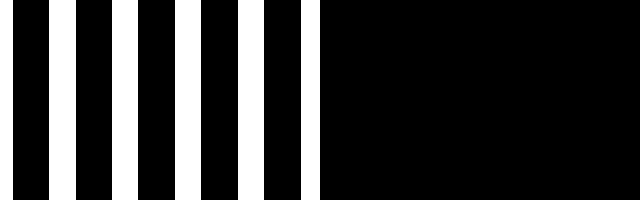
Frame 1 (no input)
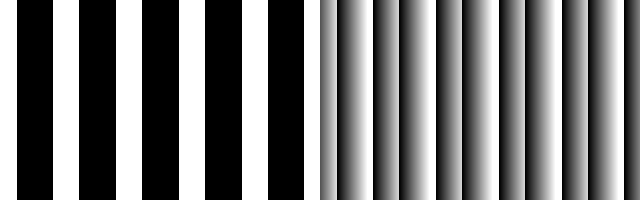
Frame 60 (the mouse pressed at the canvas centre just before this capture)
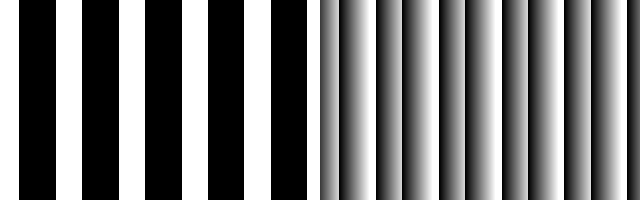
Frame 120 (the mouse held since frame 60 and released just before this capture)

The Processing sketch that drew these frames (run headless with seeded random() and noise(); from frame 60 on, the mouse is pressed at the canvas centre):

// Processing sketch: adaptive_update
// ── adaptive_update.pde
int w = 320;
int h = 200;
int[][] stability;
color[][] lastFrame;

void setup() {
  size(640, 200);
  stability = new int[w][h];
  lastFrame = new color[w][h];
  loadPixels();
  for (int i = 0; i < pixels.length; i++) {
    pixels[i] = color(0);
  }
  updatePixels();
}

void draw() {
  loadPixels();
  for (int y = 0; y < h; y++) {
    for (int x = 0; x < w; x++) {
      int idxL = y * width + x;
      int idxR = y * width + (x + w);

      color newColor = calculatePixel(x, y);
      color prevColor = lastFrame[x][y];

      if (newColor == prevColor) {
        stability[x][y]++;
      } else {
        stability[x][y] = 0;
        lastFrame[x][y] = newColor;
      }

      int skipFactor = (int)pow(2, min(4, stability[x][y] / 5));
      if (frameCount % skipFactor == 0) {
        pixels[idxL] = newColor;
      }

      float normStability = constrain(stability[x][y] / 30.0, 0, 1);
      int shade = int(normStability * 255);
      pixels[idxR] = color(shade);
    }
  }
  updatePixels();
}

color calculatePixel(int x, int y) {
  float v = sin((x + frameCount) * 0.05) * 127 + 128;
  if (v<50) v=0;
  else if (v>255-50) v=0;
  else v=255;
  return color(v, v, v);
}
